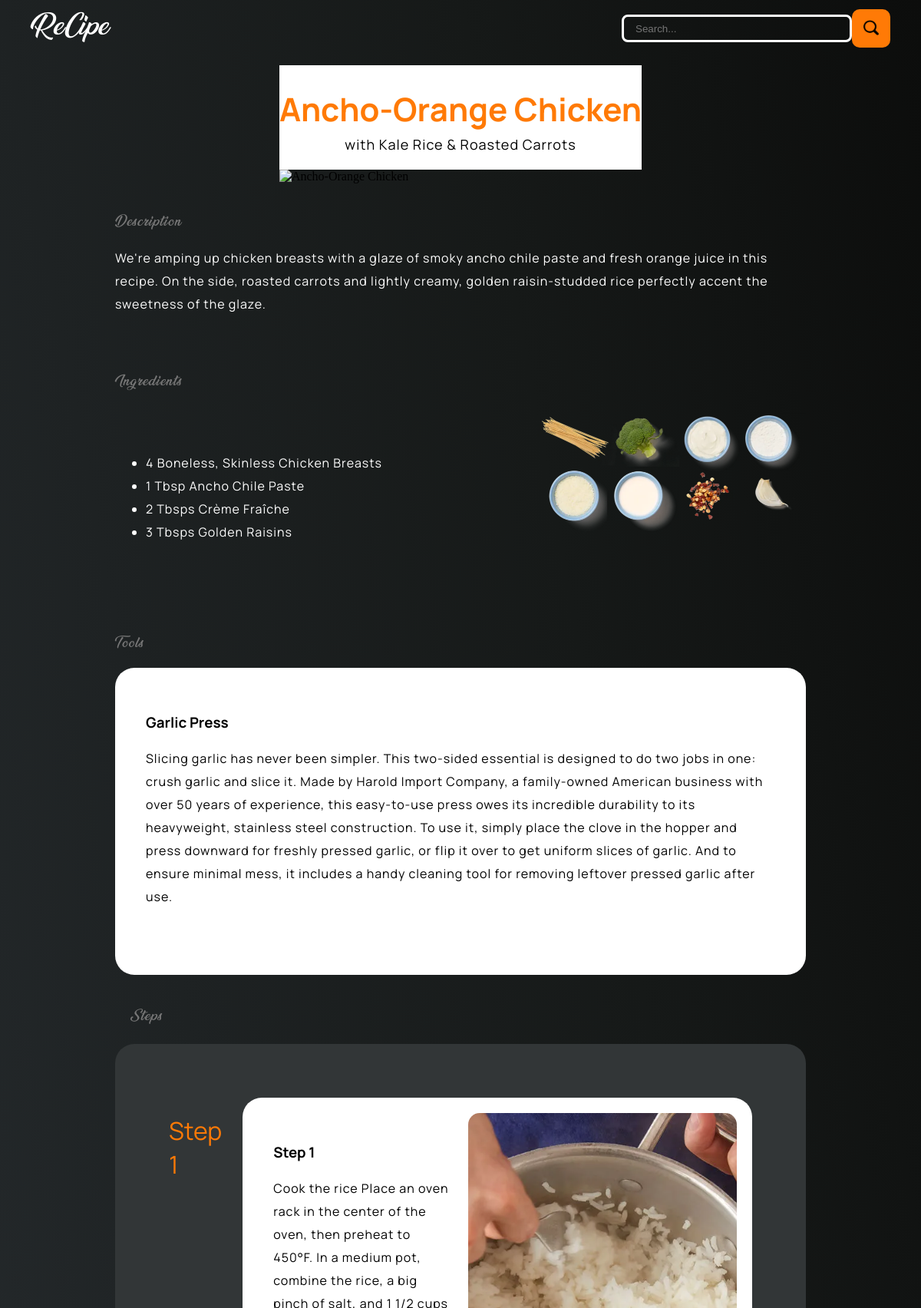
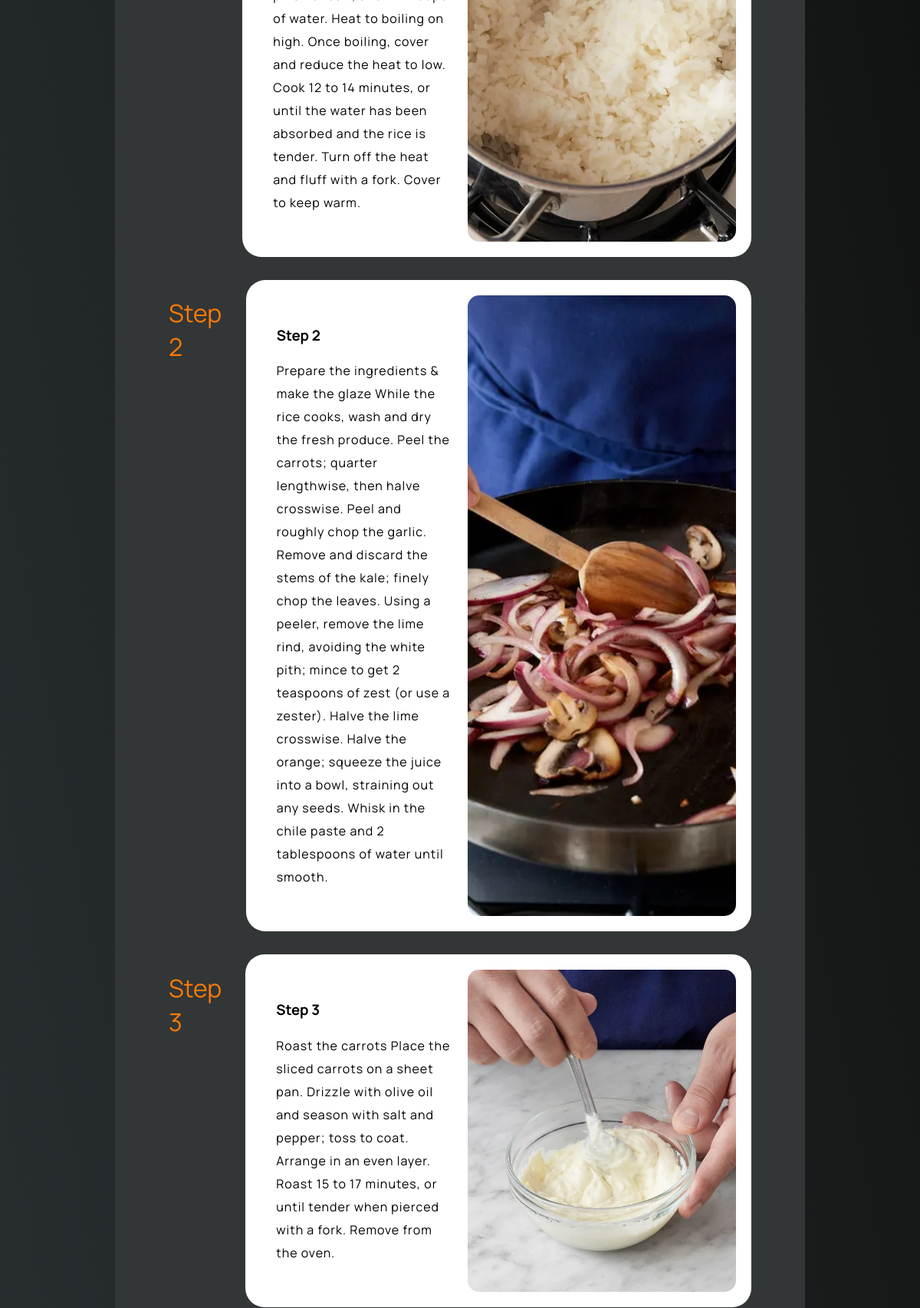
/recipe.php?id=1 (upper part), run on the app's committed database (2 pictures, top to bottom).
### tables this page shows
CREATE TABLE `recipes` (
  `id` int(11) NOT NULL,
  `name` varchar(255) NOT NULL,
  `subtitle` varchar(255) DEFAULT NULL,
  `description` text,
  `ingredients` text,
  `tools` text,
  `tool_description` text,
  `steps` longtext,
  `images` text
);

### recipe.php (the view, shortened to what this page needs)
<?php
function getCorrectImagePath($path) {
    $path = trim($path);
    return ltrim($path, '/');
}
$recipe_id = isset($_GET['id']) ? intval($_GET['id']) : 0;
$conn = getDBConnection();
$stmt = $conn->prepare("SELECT * FROM recipes WHERE id = ?");
$stmt->bind_param("i", $recipe_id);
$stmt->execute();
$result = $stmt->get_result();
$recipe = $result->fetch_assoc();
require __DIR__ . '/partials/header.php';
$ingredients = !empty($recipe['ingredients']) ? parseIngredients($recipe['ingredients']) : [];
$tools = !empty($recipe['tools']) ? parseTools($recipe['tools'], $recipe['tool_description'] ?? '') : [];
$steps = !empty($recipe['steps']) ? parseSteps($recipe['steps']) : [];
$rawImages = !empty($recipe['images']) ? explode('*', $recipe['images']) : [];
$images = [];
foreach ($rawImages as $img) {
    $correctedPath = getCorrectImagePath($img);
    if (!empty($correctedPath)) {
        $images[] = $correctedPath;
    }
}
$mainImage = $images[0] ?? getCorrectImagePath('resources/default.jpg');
$ingredientsImage = $images[1] ?? '';
?>
<div class="recipebody">
    <div class="cookingbody">
        <div class="textcenter">
            <h1><?= htmlspecialchars($recipe['name']) ?></h1>
            <p class="sub"><?= htmlspecialchars($recipe['subtitle'] ?? '') ?></p>
        </div>
        <img class="mainimg" src="<?= htmlspecialchars($mainImage) ?>"
             alt="<?= htmlspecialchars($recipe['name']) ?>"
             onerror="this.onerror=null; this.src='<?= getCorrectImagePath('resources/default.jpg') ?>';">
    </div>
    <?php if (!empty($recipe['description'])): ?>
    <div class="txt">
        <p class="gry">Description</p>
        <p><?= nl2br(htmlspecialchars($recipe['description'])) ?></p>
    </div>
    <?php endif; ?>
    <?php if (!empty($ingredients)): ?>
    <div class="txt">
        <p class="gry">Ingredients</p>
        <div class="txtimg">
            <ul>
                <?php foreach ($ingredients as $ingredient): ?>
                <li><?= htmlspecialchars($ingredient) ?></li>
                <?php endforeach; ?>
            </ul>
            <?php if (!empty($ingredientsImage)): ?>
            <img src="<?= htmlspecialchars($ingredientsImage) ?>" alt="Ingredients"
                 onerror="this.style.display='none';">
            <?php endif; ?>
        </div>
    </div>
    <?php endif; ?>
    <?php if (!empty($tools)): ?>
    <div class="txt">
        <p class="gry">Tools</p>
        <?php
        foreach ($tools as $tool):
        ?>
        <div class="tools">
            <div class="toolsinfo">
                <h3><?= htmlspecialchars($tool['name']) ?></h3>
                <p><?= nl2br(htmlspecialchars($tool['description'])) ?></p>
            </div>
        </div>
        <?php endforeach; ?>
    </div>
    <?php endif; ?>
    <?php if (!empty($steps)): ?>
    <div class="steps">
        <div class="txt"><p class="gry">Steps</p></div>
        <div class="all">
            <?php
            $step_counter = 1;
            $stepImageStartIndex = 3;
            foreach ($steps as $step):
                $stepImageIndex = $stepImageStartIndex + ($step_counter - 1);
                $stepImage = $images[$stepImageIndex] ?? '';
            ?>
            <div class="stepsin">
                <h1 class="stepnumb">Step <?= $step_counter ?></h1>
                <div class="tools">
                    <div class="toolsinfo">
                        <?php if (!empty($step['title'])): ?>
                        <h3><?= htmlspecialchars($step['title']) ?></h3>
                        <?php endif; ?>
                        <p><?= nl2br(htmlspecialchars($step['description'])) ?></p>
                    </div>
                    <?php if (!empty($stepImage)): ?>
                    <img src="<?= htmlspecialchars($stepImage) ?>" alt="Step <?= $step_counter ?>"
                         onerror="this.style.display='none';">
                    <?php endif; ?>
                </div>
            </div>
            <?php
                $step_counter++;
            endforeach;
            ?>
        </div>
    </div>
    <?php endif; ?>
</div>
<?php
require __DIR__ . '/partials/footer.php';
function parseIngredients($text) {
    $items = explode('*', $text);
    $result = [];
    foreach ($items as $item) {
        $trimmed = trim($item);
        if (!empty($trimmed)) {
            $result[] = $trimmed;
        }
    }
    return $result;
}
function parseTools($toolsText, $toolDescription = '') {
    $toolNames = explode('*', $toolsText);
    $tools = [];
    foreach ($toolNames as $toolName) {
        $trimmed = trim($toolName);
        if (!empty($trimmed)) {
            $tool = [
                'name' => $trimmed,
                'description' => $toolDescription
            ];
            $tools[] = $tool;
        }
    }
    return $tools;
}
function parseSteps($stepsText) {
    $stepItems = explode('*', $stepsText);
    $steps = [];
    foreach ($stepItems as $stepItem) {
        $trimmed = trim($stepItem);
        if (!empty($trimmed)) {
            $title = '';
            $description = $trimmed;
            if (preg_match('/^Step\s+\d+:\s*(.+)/i', $trimmed, $matches)) {
                $title = 'Step ' . (count($steps) + 1);
                $description = $matches[1];
            }
            $step = [
                'title' => $title,
                'description' => $description
            ];
            $steps[] = $step;
        }
    }
    return $steps;
}
?>

### stylelist.css (style rules this page uses)
html { --white: #ffffff; --gray-white: #EAEAEA; --red: #AC1302; --orange: #FF7A06; --charcoal: #323637; --darkchar: #202123; --gray: #777777; --black: black; scroll-behavior: smooth; --textbody: 'manrope', Arial, sans-serif; --texttitle: 'manropebold', Arial, sans-serif; --cursive: 'cursive'; }
* { box-sizing: border-box; }
@media (max-width: 1400px) { body { padding: 0; } }

### recipestyle.css (style rules this page uses)
html { --white: #ffffff; --gray-white: #EAEAEA; --red: #AC1302; --orange: #FF7A06; --charcoal: #323637; --darkchar: #202123; --gray: #777777; --black: black; scroll-behavior: smooth; --textbody: 'manrope', Arial, sans-serif; --texttitle: 'manropebold', Arial, sans-serif; --cursive: 'cursive'; }

### data on the page
recipes: name "Ancho-Orange Chicken", subtitle "with Kale Rice & Roasted Carrots", description "We're amping up chicken breasts with a glaze of smoky ancho chile paste and fresh orange juice in this recipe. On the side, roasted carrots and lightly creamy, golden raisin-studded rice perfectly accent the sweetness of the glaze.", ingredients "4 Boneless, Skinless Chicken Breasts", ingredients "1 Tbsp Ancho Chile Paste", ingredients "2 Tbsps Crème Fraîche", ingredients "3 Tbsps Golden Raisins"

### other printed values
$tool['name'] "Garlic Press"
$step['title'] "Step 1"
$step['title'] "Step 2"
$step['title'] "Step 3"
